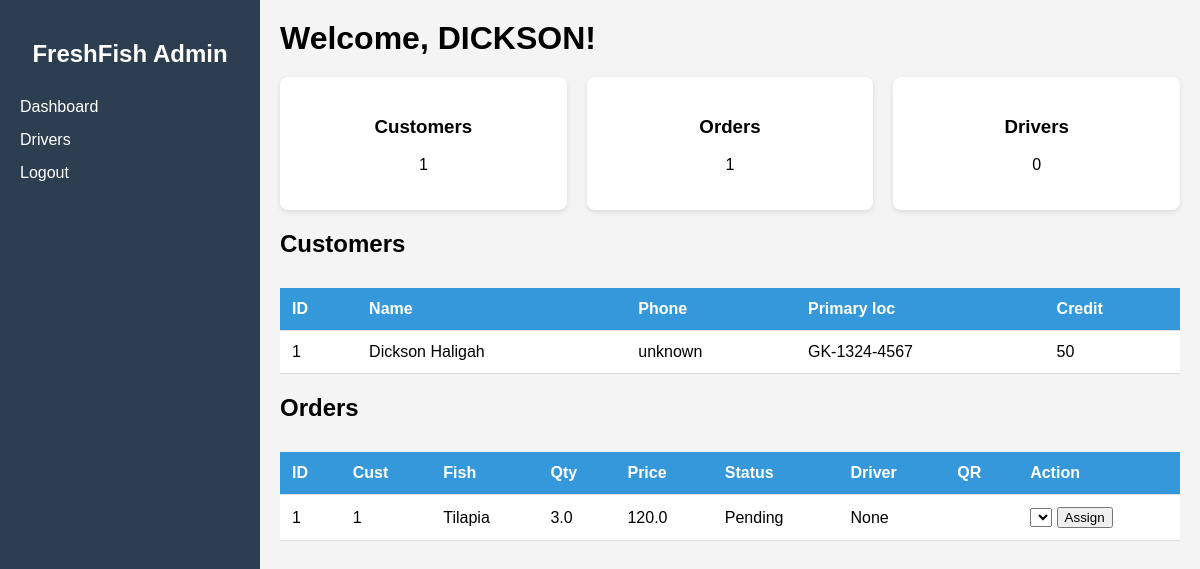
The app's page /admin/ (signed in) with its own data.
### models/customer.py (models this page shows, shortened)
class Customer(db.Model):
    id = db.Column(db.Integer, primary_key=True)
    name = db.Column(db.String(120))
    phone = db.Column(db.String(32), unique=True, nullable=False)
    payment_method = db.Column(db.String(32), default='MoMo')
    primary_location = db.Column(db.String(128), nullable=True)
    registration_step = db.Column(db.Integer, default=0)
    registered = db.Column(db.Boolean, default=False)
    locations = db.Column(db.Text, default='{}')  # JSON string
    completed_orders = db.Column(db.Integer, default=0)
    avg_rating = db.Column(db.Float, default=0.0)
    on_time_rate = db.Column(db.Float, default=1.0)
    credit_score = db.Column(db.Integer, default=50)
    created_at = db.Column(db.DateTime, default=datetime.utcnow)

### models/order.py (models this page shows)
class Order(db.Model):
    id = db.Column(db.Integer, primary_key=True)
    customer_id = db.Column(db.Integer, db.ForeignKey('customer.id'))
    fish_type = db.Column(db.String(64))
    quantity = db.Column(db.Float)
    price = db.Column(db.Float)
    location_label = db.Column(db.String(64))
    location_gps = db.Column(db.String(128))
    status = db.Column(db.String(32), default='Pending')  # Pending, PickedUp, Delivered, Cancelled
    qr_path = db.Column(db.String(256), nullable=True)
    driver = db.Column(db.String(64), nullable=True)
    created_at = db.Column(db.DateTime, default=datetime.utcnow)
    picked_at = db.Column(db.DateTime, nullable=True)
    delivered_at = db.Column(db.DateTime, nullable=True)

### admin/routes.py (the view)
@admin_bp.route("/")
def index():
    if not session.get("admin_logged_in"):
     return redirect(url_for("admin_bp.login"))
    customers = Customer.query.order_by(Customer.id.desc()).all()
    orders = Order.query.order_by(Order.created_at.desc()).all()
    drivers = Driver.query.order_by(Driver.id.desc()).all()  # ✅ pass drivers list
    return render_template("admin.html", customers=customers, orders=orders, drivers=drivers)

### admin/templates/admin.html (shortened to what this page needs)
<!DOCTYPE html>
<html lang="en">
<head>
    <link rel="stylesheet" href="{{ url_for('admin_bp.static', filename='css/dashboard.css') }}">
</head>
<body>
    <div class="dashboard-container">
        <div class="sidebar">
            <h2>FreshFish Admin</h2>
            <ul>
                <li><a href="{{ url_for('admin_bp.index') }}">Dashboard</a></li>
                <li><a href="{{ url_for('admin_bp.drivers') }}">Drivers</a></li>
                <li><a href="{{ url_for('admin_bp.logout') }}">Logout</a></li>
            </ul>
        </div>
        <div class="main-content">
            <header>
                <h1>Welcome, DICKSON!</h1>
            </header>
            <section class="cards">
                <div class="card">
                    <h3>Customers</h3>
                    <p>{{ customers|length }}</p>
                </div>
                <div class="card">
                    <h3>Orders</h3>
                    <p>{{ orders|length }}</p>
                </div>
                <div class="card">
                    <h3>Drivers</h3>
                    <p>{{ drivers|length }}</p>
                </div>
            </section>
            <section class="tables">
                <h2>Customers</h2>
                <table>
                    <thead>
                        <tr>
                            <th>ID</th>
                            <th>Name</th>
                            <th>Phone</th>
                            <th>Primary loc</th>
                            <th>Credit</th>
                        </tr>
                    </thead>
                    <tbody>
                        {% for c in customers %}
                        <tr>
                            <td>{{c.id}}</td>
                            <td>{{c.name}}</td>
                            <td>{{c.phone}}</td>
                            <td>{{c.primary_location}}</td>
                            <td>{{c.credit_score}}</td>
                        </tr>
                        {% endfor %}
                    </tbody>
                </table>
            </section>
            <section class="tables">
                <h2>Orders</h2>
                <table>
                    <thead>
                        <tr>
                            <th>ID</th>
                            <th>Cust</th>
                            <th>Fish</th>
                            <th>Qty</th>
                            <th>Price</th>
                            <th>Status</th>
                            <th>Driver</th>
                            <th>QR</th>
                            <th>Action</th>
                        </tr>
                    </thead>
                    <tbody>
                        {% for o in orders %}
                        <tr>
                            <td>{{o.id}}</td>
                            <td>{{o.customer_id}}</td>
                            <td>{{o.fish_type}}</td>
                            <td>{{o.quantity}}</td>
                            <td>{{o.price}}</td>
                            <td>{{o.status}}</td>
                            <td>{{o.driver}}</td>
                            <td>{% if o.qr_path %}<img src="/static/{{o.qr_path}}" width="80">{% endif %}</td>
                            <td>
                                <form method="POST" action="{{ url_for('admin_bp.assign_driver', order_id=o.id) }}">
                                    <select name="driver_id">
                                    </select>
                                    <button type="submit">Assign</button>
                                </form>
                            </td>
                        </tr>
                        {% endfor %}
                    </tbody>
                </table>
            </section>
        </div>
    </div>
</body>
</html>

### admin/static/css/dashboard.css (style rules this page uses)
body { font-family: Arial, sans-serif; margin: 0; padding: 0; background-color: #f4f4f4; }
.dashboard-container { display: flex; }
.sidebar { width: 220px; background-color: #2c3e50; color: white; min-height: 100vh; padding: 20px; }
.sidebar h2 { text-align: center; margin-bottom: 30px; }
.sidebar ul { list-style: none; padding: 0; }
.sidebar ul li { margin-bottom: 15px; }
.sidebar ul li a { color: white; text-decoration: none; }
.main-content { flex: 1; padding: 20px; }
header h1 { margin: 0; }
.cards { display: flex; gap: 20px; margin-top: 20px; }
.card { flex: 1; background-color: #fff; padding: 20px; border-radius: 8px; text-align: center; box-shadow: 0 2px 5px rgba(0,0,0,0.1); }
table { width: 100%; border-collapse: collapse; margin-top: 30px; background-color: white; }
table th, table td { padding: 12px; text-align: left; border-bottom: 1px solid #ddd; }
table th { background-color: #3498db; color: white; }

### records on screen
Customer: id "1", name "Dickson Haligah", phone "unknown", primary_location "GK-1324-4567", credit_score "50"
Order: id "1", customer_id "1", fish_type "Tilapia", quantity "3.0", price "120.0", status "Pending", driver "None"

### other values on screen
{{ customers|length }} "1"
{{ orders|length }} "1"
{{ drivers|length }} "0"
